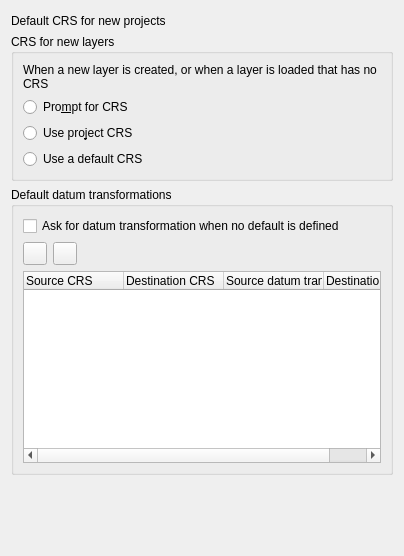
             <widget class="QWidget" name="mOptionsScrollAreaContents_08">
              <property name="geometry">
               <rect>
                <x>0</x>
                <y>0</y>
                <width>404</width>
                <height>556</height>
               </rect>
              </property>
              <layout class="QGridLayout" name="gridLayout_15">
               <item row="5" column="0" rowspan="2">
                <widget class="QgsCollapsibleGroupBox" name="mDefaultDatumTransformGroupBox">
                 <property name="title">
                  <string>Default datum transformations</string>
                 </property>
                 <layout class="QGridLayout" name="gridLayout_10">
                  <item row="1" column="0">
                   <layout class="QHBoxLayout" name="horizontalLayout_38">
                    <item>
                     <widget class="QToolButton" name="mAddDefaultTransformButton">
                      <property name="text">
                       <string/>
                      </property>
                      <property name="icon">
                       <iconset resource="../../images/images.qrc">
                        <normaloff>:/images/themes/default/symbologyAdd.svg</normaloff>:/images/themes/default/symbologyAdd.svg</iconset>
                      </property>
                     </widget>
                    </item>
                    <item>
                     <widget class="QToolButton" name="mRemoveDefaultTransformButton">
                      <property name="text">
                       <string/>
                      </property>
                      <property name="icon">
                       <iconset resource="../../images/images.qrc">
                        <normaloff>:/images/themes/default/symbologyRemove.svg</normaloff>:/images/themes/default/symbologyRemove.svg</iconset>
                      </property>
                     </widget>
                    </item>
                    <item>
                     <spacer name="horizontalSpacer_38">
                      <property name="orientation">
                       <enum>Qt::Horizontal</enum>
                      </property>
                      <property name="sizeHint" stdset="0">
                       <size>
                        <width>568</width>
                        <height>20</height>
                       </size>
                      </property>
                     </spacer>
                    </item>
                   </layout>
                  </item>
                  <item row="2" column="0">
                   <widget class="QTreeWidget" name="mDefaultDatumTransformTreeWidget">
                    <column>
                     <property name="text">
                      <string>Source CRS</string>
                     </property>
                    </column>
                    <column>
                     <property name="text">
                      <string>Destination CRS</string>
                     </property>
                    </column>
                    <column>
                     <property name="text">
                      <string>Source datum transform</string>
                     </property>
                    </column>
                    <column>
                     <property name="text">
                      <string>Destination datum transform</string>
                     </property>
                    </column>
                   </widget>
                  </item>
                  <item row="0" column="0">
                   <widget class="QCheckBox" name="chkShowDatumTransformDialog">
                    <property name="text">
                     <string>Ask for datum transformation when no default is defined</string>
                    </property>
                   </widget>
                  </item>
                 </layout>
                </widget>
               </item>
               <item row="2" column="0">
                <layout class="QHBoxLayout" name="horizontalLayout_3" stretch="0,1">
                 <property name="topMargin">
                  <number>3</number>
                 </property>
                 <item>
                  <widget class="QLabel" name="label_16">
                   <property name="text">
                    <string>Default CRS for new projects</string>
                   </property>
                  </widget>
                 </item>
                 <item>
                  <widget class="QgsProjectionSelectionWidget" name="leProjectGlobalCrs" native="true">
                   <property name="minimumSize">
                    <size>
                     <width>0</width>
                     <height>5</height>
                    </size>
                   </property>
                   <property name="focusPolicy">
                    <enum>Qt::StrongFocus</enum>
                   </property>
                  </widget>
                 </item>
                </layout>
               </item>
               <item row="4" column="0">
                <widget class="QgsCollapsibleGroupBox" name="grpProjectionBehavior">
                 <property name="title">
                  <string>CRS for new layers</string>
                 </property>
                 <layout class="QGridLayout" name="gridLayout_14" columnstretch="0,1">
                  <item row="0" column="0" colspan="2">
                   <widget class="QLabel" name="label_8">
                    <property name="sizePolicy">
                     <sizepolicy hsizetype="Preferred" vsizetype="Maximum">
                      <horstretch>0</horstretch>
                      <verstretch>0</verstretch>
                     </sizepolicy>
                    </property>
                    <property name="text">
                     <string>When a new layer is created, or when a layer is loaded that has no CRS</string>
                    </property>
                    <property name="wordWrap">
                     <bool>true</bool>
                    </property>
                   </widget>
                  </item>
                  <item row="1" column="0">
                   <widget class="QRadioButton" name="radPromptForProjection">
                    <property name="text">
                     <string>Pro&amp;mpt for CRS</string>
                    </property>
                   </widget>
                  </item>
                  <item row="2" column="0">
                   <widget class="QRadioButton" name="radUseProjectProjection">
                    <property name="text">
                     <string>Use pro&amp;ject CRS</string>
                    </property>
                   </widget>
                  </item>
                  <item row="3" column="0">
                   <widget class="QRadioButton" name="radUseGlobalProjection">
                    <property name="text">
                     <string>Use a default CRS</string>
                    </property>
                   </widget>
                  </item>
                  <item row="3" column="1">
                   <widget class="QgsProjectionSelectionWidget" name="leLayerGlobalCrs" native="true">
                    <property name="enabled">
                     <bool>false</bool>
                    </property>
                    <property name="focusPolicy">
                     <enum>Qt::StrongFocus</enum>
                    </property>
                   </widget>
                  </item>
                 </layout>
                </widget>
               </item>
               <item row="7" column="0">
                <spacer name="verticalSpacer">
                 <property name="orientation">
                  <enum>Qt::Vertical</enum>
                 </property>
                 <property name="sizeHint" stdset="0">
                  <size>
                   <width>20</width>
                   <height>40</height>
                  </size>
                 </property>
                </spacer>
               </item>
              </layout>
             </widget>
